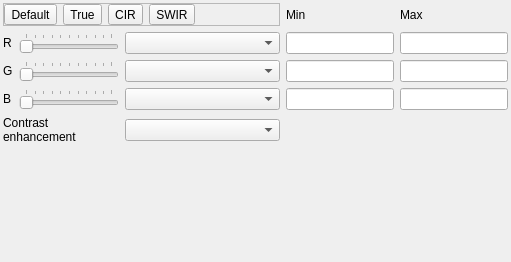
<?xml version="1.0" encoding="UTF-8"?>
<ui version="4.0">
 <class>QgsMultiBandColorRendererWidgetBase</class>
 <widget class="QWidget" name="QgsMultiBandColorRendererWidgetBase">
  <property name="geometry">
   <rect>
    <x>0</x>
    <y>0</y>
    <width>511</width>
    <height>262</height>
   </rect>
  </property>
  <property name="windowTitle">
   <string>Form</string>
  </property>
  <layout class="QVBoxLayout" name="verticalLayout">
   <property name="margin">
    <number>3</number>
   </property>
   <item>
    <layout class="QGridLayout" name="gridLayout">
     <item row="3" column="4">
      <widget class="QLineEdit" name="mBlueMaxLineEdit">
       <property name="maxLength">
        <number>16</number>
       </property>
      </widget>
     </item>
     <item row="2" column="3">
      <widget class="QLineEdit" name="mGreenMinLineEdit">
       <property name="maxLength">
        <number>16</number>
       </property>
      </widget>
     </item>
     <item row="2" column="4">
      <widget class="QLineEdit" name="mGreenMaxLineEdit">
       <property name="maxLength">
        <number>16</number>
       </property>
      </widget>
     </item>
     <item row="3" column="3">
      <widget class="QLineEdit" name="mBlueMinLineEdit">
       <property name="maxLength">
        <number>16</number>
       </property>
      </widget>
     </item>
     <item row="2" column="0">
      <widget class="QLabel" name="mGreenBandLabel">
       <property name="sizePolicy">
        <sizepolicy hsizetype="Preferred" vsizetype="Preferred">
         <horstretch>0</horstretch>
         <verstretch>0</verstretch>
        </sizepolicy>
       </property>
       <property name="text">
        <string>G</string>
       </property>
       <property name="alignment">
        <set>Qt::AlignLeading|Qt::AlignLeft|Qt::AlignVCenter</set>
       </property>
      </widget>
     </item>
     <item row="0" column="4">
      <widget class="QLabel" name="mBlueMaxLabel">
       <property name="sizePolicy">
        <sizepolicy hsizetype="Preferred" vsizetype="Preferred">
         <horstretch>0</horstretch>
         <verstretch>0</verstretch>
        </sizepolicy>
       </property>
       <property name="text">
        <string>Max</string>
       </property>
       <property name="alignment">
        <set>Qt::AlignLeading|Qt::AlignLeft|Qt::AlignVCenter</set>
       </property>
      </widget>
     </item>
     <item row="1" column="4">
      <widget class="QLineEdit" name="mRedMaxLineEdit">
       <property name="maxLength">
        <number>16</number>
       </property>
      </widget>
     </item>
     <item row="3" column="0">
      <widget class="QLabel" name="mBlueBandLabel">
       <property name="sizePolicy">
        <sizepolicy hsizetype="Preferred" vsizetype="Preferred">
         <horstretch>0</horstretch>
         <verstretch>0</verstretch>
        </sizepolicy>
       </property>
       <property name="text">
        <string>B</string>
       </property>
       <property name="alignment">
        <set>Qt::AlignLeading|Qt::AlignLeft|Qt::AlignVCenter</set>
       </property>
      </widget>
     </item>
     <item row="0" column="3">
      <widget class="QLabel" name="mRedMinLabel">
       <property name="sizePolicy">
        <sizepolicy hsizetype="Preferred" vsizetype="Preferred">
         <horstretch>0</horstretch>
         <verstretch>0</verstretch>
        </sizepolicy>
       </property>
       <property name="text">
        <string>Min</string>
       </property>
       <property name="alignment">
        <set>Qt::AlignLeading|Qt::AlignLeft|Qt::AlignVCenter</set>
       </property>
      </widget>
     </item>
     <item row="1" column="0">
      <widget class="QLabel" name="mRedBandLabel">
       <property name="text">
        <string>R</string>
       </property>
      </widget>
     </item>
     <item row="1" column="3">
      <widget class="QLineEdit" name="mRedMinLineEdit">
       <property name="maxLength">
        <number>16</number>
       </property>
      </widget>
     </item>
     <item row="4" column="0" colspan="2">
      <widget class="QLabel" name="mContrastEnhancementAlgorithmLabel">
       <property name="text">
        <string>Contrast
enhancement</string>
       </property>
      </widget>
     </item>
     <item row="2" column="1">
      <widget class="QSlider" name="mGreenBandSlider">
       <property name="orientation">
        <enum>Qt::Horizontal</enum>
       </property>
       <property name="tickPosition">
        <enum>QSlider::TicksAbove</enum>
       </property>
      </widget>
     </item>
     <item row="3" column="1">
      <widget class="QSlider" name="mBlueBandSlider">
       <property name="orientation">
        <enum>Qt::Horizontal</enum>
       </property>
       <property name="tickPosition">
        <enum>QSlider::TicksAbove</enum>
       </property>
       <property name="tickInterval">
        <number>10</number>
       </property>
      </widget>
     </item>
     <item row="1" column="1">
      <widget class="QSlider" name="mRedBandSlider">
       <property name="minimumSize">
        <size>
         <width>100</width>
         <height>0</height>
        </size>
       </property>
       <property name="orientation">
        <enum>Qt::Horizontal</enum>
       </property>
       <property name="tickPosition">
        <enum>QSlider::TicksAbove</enum>
       </property>
      </widget>
     </item>
     <item row="4" column="2">
      <widget class="QComboBox" name="mContrastEnhancementAlgorithmComboBox"/>
     </item>
     <item row="1" column="2">
      <widget class="QComboBox" name="mRedBandComboBox">
       <property name="sizePolicy">
        <sizepolicy hsizetype="Preferred" vsizetype="Fixed">
         <horstretch>1</horstretch>
         <verstretch>0</verstretch>
        </sizepolicy>
       </property>
       <property name="minimumSize">
        <size>
         <width>100</width>
         <height>0</height>
        </size>
       </property>
      </widget>
     </item>
     <item row="2" column="2">
      <widget class="QComboBox" name="mGreenBandComboBox"/>
     </item>
     <item row="3" column="2">
      <widget class="QComboBox" name="mBlueBandComboBox"/>
     </item>
     <item row="0" column="0" colspan="3">
      <widget class="QFrame" name="btnBar">
       <property name="frameShape">
        <enum>QFrame::StyledPanel</enum>
       </property>
       <property name="frameShadow">
        <enum>QFrame::Raised</enum>
       </property>
       <layout class="QHBoxLayout" name="horizontalLayout">
        <property name="margin">
         <number>0</number>
        </property>
        <item>
         <widget class="QToolButton" name="btnDef">
          <property name="text">
           <string>Default</string>
          </property>
         </widget>
        </item>
        <item>
         <widget class="QToolButton" name="btnTrueColor">
          <property name="text">
           <string>True</string>
          </property>
         </widget>
        </item>
        <item>
         <widget class="QToolButton" name="btnCIR">
          <property name="text">
           <string>CIR</string>
          </property>
         </widget>
        </item>
        <item>
         <widget class="QToolButton" name="btn453">
          <property name="text">
           <string>SWIR</string>
          </property>
         </widget>
        </item>
        <item>
         <spacer name="horizontalSpacer">
          <property name="orientation">
           <enum>Qt::Horizontal</enum>
          </property>
          <property name="sizeHint" stdset="0">
           <size>
            <width>40</width>
            <height>20</height>
           </size>
          </property>
         </spacer>
        </item>
       </layout>
      </widget>
     </item>
    </layout>
   </item>
   <item>
    <widget class="QWidget" name="mMinMaxContainerWidget" native="true">
     <property name="sizePolicy">
      <sizepolicy hsizetype="Preferred" vsizetype="Preferred">
       <horstretch>0</horstretch>
       <verstretch>1</verstretch>
      </sizepolicy>
     </property>
    </widget>
   </item>
  </layout>
  <action name="actionSet453">
   <property name="text">
    <string>453</string>
   </property>
   <property name="toolTip">
    <string>Set to swIR-mwIR-red (Landsat 4-5-3)</string>
   </property>
  </action>
  <action name="actionSetCIR">
   <property name="text">
    <string>CIR</string>
   </property>
   <property name="toolTip">
    <string>Set to coloured infra red (swIR-red-green)</string>
   </property>
  </action>
  <action name="actionSetTrueColor">
   <property name="text">
    <string>True</string>
   </property>
   <property name="toolTip">
    <string>Set to true color (red-green-blue)</string>
   </property>
  </action>
  <action name="actionSetDefault">
   <property name="text">
    <string>Def</string>
   </property>
   <property name="toolTip">
    <string>Set default band selection</string>
   </property>
  </action>
 </widget>
 <resources/>
 <connections/>
</ui>
